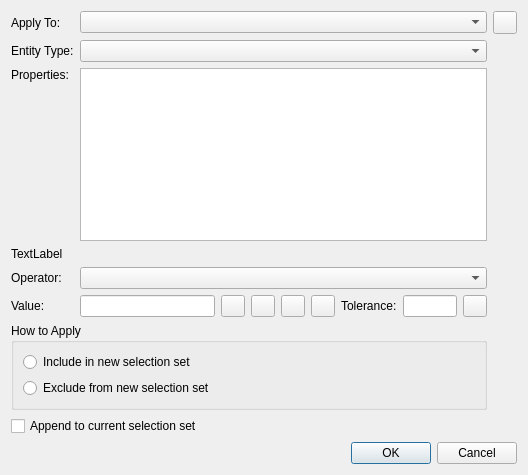
<?xml version="1.0" encoding="UTF-8"?>
<ui version="4.0">
 <class>LC_DlgQuickSelection</class>
 <widget class="QDialog" name="LC_DlgQuickSelection">
  <property name="geometry">
   <rect>
    <x>0</x>
    <y>0</y>
    <width>528</width>
    <height>475</height>
   </rect>
  </property>
  <property name="windowTitle">
   <string>Quick Select</string>
  </property>
  <layout class="QGridLayout" name="gridLayout" rowstretch="0,0,5,0,0,0,0,0,0,0,0,0,0">
   <item row="10" column="0" colspan="2">
    <widget class="QCheckBox" name="cbAppendToCurrentSelectionSet">
     <property name="toolTip">
      <string>If selected, matched entities will be added to the current selection. Otherwise, current selection will be replaced by new one.</string>
     </property>
     <property name="text">
      <string>Append to current selection set</string>
     </property>
    </widget>
   </item>
   <item row="2" column="0" alignment="Qt::AlignmentFlag::AlignTop">
    <widget class="QLabel" name="label_3">
     <property name="text">
      <string>Properties:</string>
     </property>
    </widget>
   </item>
   <item row="5" column="1">
    <widget class="QComboBox" name="cbOperator">
     <property name="toolTip">
      <string>Logical operation applied to the property's value</string>
     </property>
    </widget>
   </item>
   <item row="1" column="0">
    <widget class="QLabel" name="label_2">
     <property name="text">
      <string>Entity Type:</string>
     </property>
    </widget>
   </item>
   <item row="6" column="1">
    <widget class="QStackedWidget" name="swValues">
     <property name="currentIndex">
      <number>9</number>
     </property>
     <widget class="QWidget" name="pageLayer">
      <property name="sizePolicy">
       <sizepolicy hsizetype="Preferred" vsizetype="Fixed">
        <horstretch>0</horstretch>
        <verstretch>0</verstretch>
       </sizepolicy>
      </property>
      <layout class="QHBoxLayout" name="horizontalLayout_7">
       <property name="leftMargin">
        <number>0</number>
       </property>
       <property name="topMargin">
        <number>0</number>
       </property>
       <property name="rightMargin">
        <number>0</number>
       </property>
       <property name="bottomMargin">
        <number>0</number>
       </property>
       <item>
        <widget class="QG_LayerBox" name="cbValueLayer" native="true">
         <property name="sizePolicy">
          <sizepolicy hsizetype="Preferred" vsizetype="Preferred">
           <horstretch>0</horstretch>
           <verstretch>0</verstretch>
          </sizepolicy>
         </property>
         <property name="minimumSize">
          <size>
           <width>20</width>
           <height>20</height>
          </size>
         </property>
         <property name="toolTip">
          <string>Layer of entity to match</string>
         </property>
        </widget>
       </item>
      </layout>
     </widget>
     <widget class="QWidget" name="pageColor">
      <property name="sizePolicy">
       <sizepolicy hsizetype="Preferred" vsizetype="Fixed">
        <horstretch>0</horstretch>
        <verstretch>0</verstretch>
       </sizepolicy>
      </property>
      <layout class="QHBoxLayout" name="horizontalLayout_5">
       <property name="leftMargin">
        <number>0</number>
       </property>
       <property name="topMargin">
        <number>0</number>
       </property>
       <property name="rightMargin">
        <number>0</number>
       </property>
       <property name="bottomMargin">
        <number>0</number>
       </property>
       <item>
        <widget class="QG_ColorBox" name="cbValueColor">
         <property name="toolTip">
          <string>Color of line to match</string>
         </property>
        </widget>
       </item>
      </layout>
     </widget>
     <widget class="QWidget" name="pageColorResolved">
      <property name="sizePolicy">
       <sizepolicy hsizetype="Preferred" vsizetype="Fixed">
        <horstretch>0</horstretch>
        <verstretch>0</verstretch>
       </sizepolicy>
      </property>
      <layout class="QHBoxLayout" name="horizontalLayout_8">
       <property name="leftMargin">
        <number>0</number>
       </property>
       <property name="topMargin">
        <number>0</number>
       </property>
       <property name="rightMargin">
        <number>0</number>
       </property>
       <property name="bottomMargin">
        <number>0</number>
       </property>
       <item>
        <widget class="QG_ColorBox" name="cbValueColorResolved">
         <property name="toolTip">
          <string>Color of line to match</string>
         </property>
        </widget>
       </item>
      </layout>
     </widget>
     <widget class="QWidget" name="pageLineType">
      <property name="sizePolicy">
       <sizepolicy hsizetype="Preferred" vsizetype="Fixed">
        <horstretch>0</horstretch>
        <verstretch>0</verstretch>
       </sizepolicy>
      </property>
      <layout class="QHBoxLayout" name="horizontalLayout_2">
       <property name="spacing">
        <number>0</number>
       </property>
       <property name="leftMargin">
        <number>0</number>
       </property>
       <property name="topMargin">
        <number>0</number>
       </property>
       <property name="rightMargin">
        <number>0</number>
       </property>
       <property name="bottomMargin">
        <number>0</number>
       </property>
       <item>
        <widget class="QG_LineTypeBox" name="cbLineType" native="true">
         <property name="toolTip">
          <string>Type of line to match</string>
         </property>
        </widget>
       </item>
      </layout>
     </widget>
     <widget class="QWidget" name="pageLineTypeResolved">
      <property name="sizePolicy">
       <sizepolicy hsizetype="Preferred" vsizetype="Fixed">
        <horstretch>0</horstretch>
        <verstretch>0</verstretch>
       </sizepolicy>
      </property>
      <layout class="QHBoxLayout" name="horizontalLayout_10">
       <property name="leftMargin">
        <number>0</number>
       </property>
       <property name="topMargin">
        <number>0</number>
       </property>
       <property name="rightMargin">
        <number>0</number>
       </property>
       <property name="bottomMargin">
        <number>0</number>
       </property>
       <item>
        <widget class="QG_LineTypeBox" name="cbLineTypeResolved" native="true">
         <property name="toolTip">
          <string>Type of line to match</string>
         </property>
        </widget>
       </item>
      </layout>
     </widget>
     <widget class="QWidget" name="pageLineWidth">
      <property name="sizePolicy">
       <sizepolicy hsizetype="Preferred" vsizetype="Fixed">
        <horstretch>0</horstretch>
        <verstretch>0</verstretch>
       </sizepolicy>
      </property>
      <layout class="QHBoxLayout" name="horizontalLayout_6">
       <property name="leftMargin">
        <number>0</number>
       </property>
       <property name="topMargin">
        <number>0</number>
       </property>
       <property name="rightMargin">
        <number>0</number>
       </property>
       <property name="bottomMargin">
        <number>0</number>
       </property>
       <item>
        <widget class="QG_WidthBox" name="cbLineWidth">
         <property name="toolTip">
          <string>Width of line to match</string>
         </property>
        </widget>
       </item>
      </layout>
     </widget>
     <widget class="QWidget" name="pageLineWidthResolved">
      <property name="sizePolicy">
       <sizepolicy hsizetype="Preferred" vsizetype="Fixed">
        <horstretch>0</horstretch>
        <verstretch>0</verstretch>
       </sizepolicy>
      </property>
      <layout class="QHBoxLayout" name="horizontalLayout_9">
       <property name="leftMargin">
        <number>0</number>
       </property>
       <property name="topMargin">
        <number>0</number>
       </property>
       <property name="rightMargin">
        <number>0</number>
       </property>
       <property name="bottomMargin">
        <number>0</number>
       </property>
       <item>
        <widget class="QG_WidthBox" name="cbLineWidthResolved">
         <property name="toolTip">
          <string>Width of line to match</string>
         </property>
        </widget>
       </item>
      </layout>
     </widget>
     <widget class="QWidget" name="pageChoice">
      <property name="sizePolicy">
       <sizepolicy hsizetype="Preferred" vsizetype="Fixed">
        <horstretch>0</horstretch>
        <verstretch>0</verstretch>
       </sizepolicy>
      </property>
      <layout class="QHBoxLayout" name="horizontalLayout_4">
       <property name="leftMargin">
        <number>0</number>
       </property>
       <property name="topMargin">
        <number>0</number>
       </property>
       <property name="rightMargin">
        <number>0</number>
       </property>
       <property name="bottomMargin">
        <number>0</number>
       </property>
       <item>
        <widget class="QComboBox" name="cbValue">
         <property name="toolTip">
          <string>Value to match</string>
         </property>
        </widget>
       </item>
      </layout>
     </widget>
     <widget class="QWidget" name="pageBool">
      <layout class="QHBoxLayout" name="horizontalLayout_3">
       <property name="leftMargin">
        <number>0</number>
       </property>
       <property name="topMargin">
        <number>0</number>
       </property>
       <property name="rightMargin">
        <number>0</number>
       </property>
       <property name="bottomMargin">
        <number>0</number>
       </property>
       <item>
        <widget class="QComboBox" name="cbValueBool">
         <property name="toolTip">
          <string>Value to match</string>
         </property>
         <item>
          <property name="text">
           <string>Yes</string>
          </property>
         </item>
         <item>
          <property name="text">
           <string>No</string>
          </property>
         </item>
        </widget>
       </item>
      </layout>
     </widget>
     <widget class="QWidget" name="pageValue">
      <property name="sizePolicy">
       <sizepolicy hsizetype="Preferred" vsizetype="Fixed">
        <horstretch>0</horstretch>
        <verstretch>0</verstretch>
       </sizepolicy>
      </property>
      <property name="maximumSize">
       <size>
        <width>16777215</width>
        <height>22</height>
       </size>
      </property>
      <layout class="QHBoxLayout" name="horizontalLayout" stretch="5,0,0,0,0,0,2,0">
       <property name="leftMargin">
        <number>0</number>
       </property>
       <property name="topMargin">
        <number>0</number>
       </property>
       <property name="rightMargin">
        <number>0</number>
       </property>
       <property name="bottomMargin">
        <number>0</number>
       </property>
       <item>
        <widget class="QLineEdit" name="leValue">
         <property name="sizePolicy">
          <sizepolicy hsizetype="Preferred" vsizetype="Fixed">
           <horstretch>0</horstretch>
           <verstretch>0</verstretch>
          </sizepolicy>
         </property>
         <property name="minimumSize">
          <size>
           <width>0</width>
           <height>0</height>
          </size>
         </property>
         <property name="maximumSize">
          <size>
           <width>16777215</width>
           <height>22</height>
          </size>
         </property>
         <property name="toolTip">
          <string>Value to match</string>
         </property>
        </widget>
       </item>
       <item>
        <widget class="QToolButton" name="tbPickAngle">
         <property name="minimumSize">
          <size>
           <width>0</width>
           <height>0</height>
          </size>
         </property>
         <property name="maximumSize">
          <size>
           <width>16777215</width>
           <height>22</height>
          </size>
         </property>
         <property name="toolTip">
          <string>Pick angle from drawing</string>
         </property>
         <property name="text">
          <string/>
         </property>
         <property name="icon">
          <iconset resource="../../../../../res/icons/icons.qrc">
           <normaloff>:/icons/interactive_pick_angle.lci</normaloff>:/icons/interactive_pick_angle.lci</iconset>
         </property>
        </widget>
       </item>
       <item>
        <widget class="QToolButton" name="tbPickLength">
         <property name="minimumSize">
          <size>
           <width>0</width>
           <height>0</height>
          </size>
         </property>
         <property name="maximumSize">
          <size>
           <width>16777215</width>
           <height>22</height>
          </size>
         </property>
         <property name="toolTip">
          <string>Pick distance from drawing</string>
         </property>
         <property name="text">
          <string/>
         </property>
         <property name="icon">
          <iconset resource="../../../../../res/icons/icons.qrc">
           <normaloff>:/icons/interactive_pick_distance.lci</normaloff>:/icons/interactive_pick_distance.lci</iconset>
         </property>
        </widget>
       </item>
       <item>
        <widget class="QToolButton" name="tbPickCoordX">
         <property name="minimumSize">
          <size>
           <width>0</width>
           <height>0</height>
          </size>
         </property>
         <property name="maximumSize">
          <size>
           <width>16777215</width>
           <height>22</height>
          </size>
         </property>
         <property name="toolTip">
          <string>Pick X coordinate of point  from drawing</string>
         </property>
         <property name="text">
          <string/>
         </property>
         <property name="icon">
          <iconset resource="../../../../../res/icons/icons.qrc">
           <normaloff>:/icons/interactive_pick_point_x.lci</normaloff>:/icons/interactive_pick_point_x.lci</iconset>
         </property>
        </widget>
       </item>
       <item>
        <widget class="QToolButton" name="tbPickCoordY">
         <property name="minimumSize">
          <size>
           <width>0</width>
           <height>0</height>
          </size>
         </property>
         <property name="maximumSize">
          <size>
           <width>16777215</width>
           <height>22</height>
          </size>
         </property>
         <property name="toolTip">
          <string>Pick Y coordinate of point  from drawing</string>
         </property>
         <property name="text">
          <string/>
         </property>
         <property name="icon">
          <iconset resource="../../../../../res/icons/icons.qrc">
           <normaloff>:/icons/interactive_pick_point_y.lci</normaloff>:/icons/interactive_pick_point_y.lci</iconset>
         </property>
        </widget>
       </item>
       <item>
        <widget class="QLabel" name="lblPrecision">
         <property name="sizePolicy">
          <sizepolicy hsizetype="Preferred" vsizetype="Fixed">
           <horstretch>0</horstretch>
           <verstretch>0</verstretch>
          </sizepolicy>
         </property>
         <property name="minimumSize">
          <size>
           <width>0</width>
           <height>0</height>
          </size>
         </property>
         <property name="maximumSize">
          <size>
           <width>16777215</width>
           <height>22</height>
          </size>
         </property>
         <property name="text">
          <string>Tolerance:</string>
         </property>
        </widget>
       </item>
       <item>
        <widget class="QLineEdit" name="lePrecision">
         <property name="sizePolicy">
          <sizepolicy hsizetype="Preferred" vsizetype="Fixed">
           <horstretch>0</horstretch>
           <verstretch>0</verstretch>
          </sizepolicy>
         </property>
         <property name="minimumSize">
          <size>
           <width>0</width>
           <height>0</height>
          </size>
         </property>
         <property name="maximumSize">
          <size>
           <width>16777215</width>
           <height>22</height>
          </size>
         </property>
         <property name="toolTip">
          <string>Tolerance range used for floating-point values comparison. Values considered equal, if the absolute unsigned difference between them is within this range. </string>
         </property>
        </widget>
       </item>
       <item>
        <widget class="QToolButton" name="tbPrecisionUpdateByDoc">
         <property name="minimumSize">
          <size>
           <width>0</width>
           <height>0</height>
          </size>
         </property>
         <property name="maximumSize">
          <size>
           <width>16777215</width>
           <height>22</height>
          </size>
         </property>
         <property name="toolTip">
          <string>Update tolerance based on the document unit precision settings.</string>
         </property>
         <property name="text">
          <string/>
         </property>
         <property name="icon">
          <iconset resource="../../../../../res/icons/icons.qrc">
           <normaloff>:/icons/redraw.lci</normaloff>:/icons/redraw.lci</iconset>
         </property>
        </widget>
       </item>
      </layout>
     </widget>
    </widget>
   </item>
   <item row="5" column="0">
    <widget class="QLabel" name="label_4">
     <property name="text">
      <string>Operator:</string>
     </property>
    </widget>
   </item>
   <item row="9" column="0" colspan="2">
    <widget class="QGroupBox" name="groupBox">
     <property name="title">
      <string>How to Apply</string>
     </property>
     <layout class="QGridLayout" name="gridLayout_2">
      <item row="0" column="0">
       <widget class="QRadioButton" name="rbIncludeInSelectionSet">
        <property name="toolTip">
         <string>If checked, the object with matched value will be included into new selection set.</string>
        </property>
        <property name="text">
         <string>Include in new selection set</string>
        </property>
       </widget>
      </item>
      <item row="1" column="0">
       <widget class="QRadioButton" name="rbExcludeFromSelectionSet">
        <property name="toolTip">
         <string>If checked, object that does not match the condition will be included into selection set.</string>
        </property>
        <property name="text">
         <string>Exclude from new selection set</string>
        </property>
       </widget>
      </item>
     </layout>
    </widget>
   </item>
   <item row="0" column="2">
    <widget class="QToolButton" name="tbManualSelect">
     <property name="toolTip">
      <string>Manual selection of entities</string>
     </property>
     <property name="text">
      <string/>
     </property>
     <property name="icon">
      <iconset resource="../../../../../res/icons/icons.qrc">
       <normaloff>:/icons/select.lci</normaloff>:/icons/select.lci</iconset>
     </property>
    </widget>
   </item>
   <item row="0" column="1">
    <widget class="QComboBox" name="cbApplyTo">
     <property name="toolTip">
      <string>Defines to which objects selection conditions should be applied to</string>
     </property>
    </widget>
   </item>
   <item row="11" column="0">
    <spacer name="verticalSpacer_2">
     <property name="orientation">
      <enum>Qt::Orientation::Vertical</enum>
     </property>
     <property name="sizeHint" stdset="0">
      <size>
       <width>20</width>
       <height>0</height>
      </size>
     </property>
    </spacer>
   </item>
   <item row="6" column="0">
    <widget class="QLabel" name="lblValue">
     <property name="text">
      <string>Value:</string>
     </property>
    </widget>
   </item>
   <item row="3" column="0">
    <spacer name="verticalSpacer">
     <property name="orientation">
      <enum>Qt::Orientation::Vertical</enum>
     </property>
     <property name="sizeHint" stdset="0">
      <size>
       <width>20</width>
       <height>40</height>
      </size>
     </property>
    </spacer>
   </item>
   <item row="12" column="0" colspan="3">
    <widget class="QDialogButtonBox" name="buttonBox">
     <property name="orientation">
      <enum>Qt::Orientation::Horizontal</enum>
     </property>
     <property name="standardButtons">
      <set>QDialogButtonBox::StandardButton::Cancel|QDialogButtonBox::StandardButton::Ok</set>
     </property>
    </widget>
   </item>
   <item row="1" column="1">
    <widget class="QComboBox" name="cbEntityType">
     <property name="toolTip">
      <string>Type of the entity to match</string>
     </property>
    </widget>
   </item>
   <item row="0" column="0">
    <widget class="QLabel" name="label">
     <property name="text">
      <string>Apply To:</string>
     </property>
    </widget>
   </item>
   <item row="2" column="1" rowspan="2">
    <widget class="QListWidget" name="lvProperties"/>
   </item>
   <item row="4" column="0" colspan="2">
    <widget class="QLabel" name="lblPropertyInfo">
     <property name="text">
      <string>TextLabel</string>
     </property>
     <property name="textFormat">
      <enum>Qt::TextFormat::RichText</enum>
     </property>
     <property name="alignment">
      <set>Qt::AlignmentFlag::AlignLeading|Qt::AlignmentFlag::AlignLeft|Qt::AlignmentFlag::AlignTop</set>
     </property>
     <property name="wordWrap">
      <bool>true</bool>
     </property>
    </widget>
   </item>
  </layout>
 </widget>
 <customwidgets>
  <customwidget>
   <class>QG_LineTypeBox</class>
   <extends>QWidget</extends>
   <header>qg_linetypebox.h</header>
  </customwidget>
  <customwidget>
   <class>QG_ColorBox</class>
   <extends>QComboBox</extends>
   <header>../ui/components/comboboxes/qg_colorbox.h</header>
  </customwidget>
  <customwidget>
   <class>QG_WidthBox</class>
   <extends>QComboBox</extends>
   <header>../ui/components/comboboxes/qg_widthbox.h</header>
  </customwidget>
  <customwidget>
   <class>QG_LayerBox</class>
   <extends>QWidget</extends>
   <header>qg_layerbox.h</header>
  </customwidget>
 </customwidgets>
 <resources>
  <include location="../../../../../res/icons/icons.qrc"/>
 </resources>
 <connections>
  <connection>
   <sender>buttonBox</sender>
   <signal>accepted()</signal>
   <receiver>LC_DlgQuickSelection</receiver>
   <slot>accept()</slot>
   <hints>
    <hint type="sourcelabel">
     <x>248</x>
     <y>254</y>
    </hint>
    <hint type="destinationlabel">
     <x>157</x>
     <y>274</y>
    </hint>
   </hints>
  </connection>
  <connection>
   <sender>buttonBox</sender>
   <signal>rejected()</signal>
   <receiver>LC_DlgQuickSelection</receiver>
   <slot>reject()</slot>
   <hints>
    <hint type="sourcelabel">
     <x>316</x>
     <y>260</y>
    </hint>
    <hint type="destinationlabel">
     <x>286</x>
     <y>274</y>
    </hint>
   </hints>
  </connection>
 </connections>
</ui>
